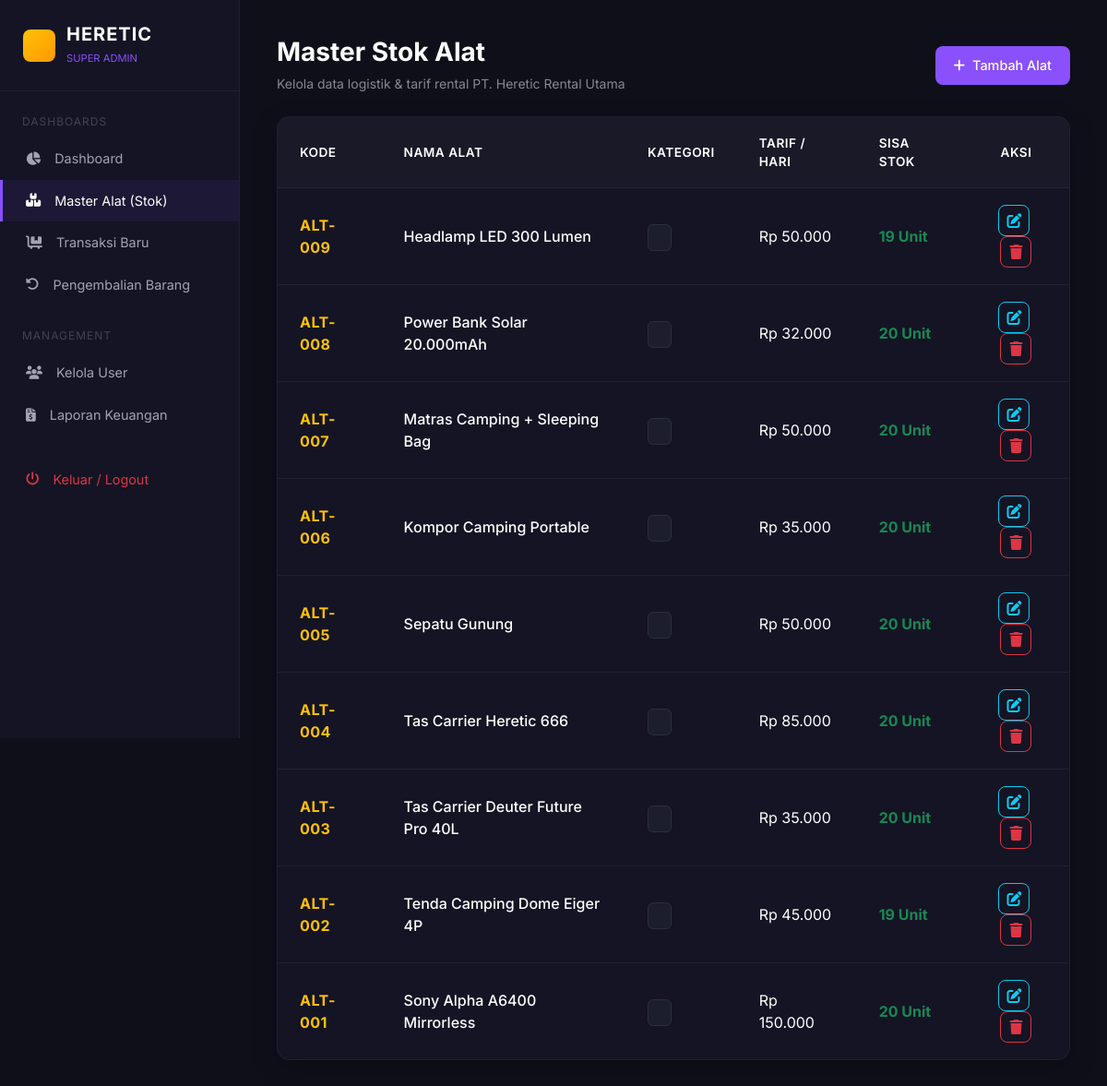
Page /super_admin/master_alat.php (signed in) on the committed database.
### tables this page shows
CREATE TABLE IF NOT EXISTS `alat` (
  `id_alat` int NOT NULL AUTO_INCREMENT,
  `nama_alat` varchar(100) NOT NULL,
  `id_kategori` int NOT NULL,
  `harga_perhari` int NOT NULL,
  `stok` int NOT NULL DEFAULT '0',
  `foto` varchar(255) DEFAULT 'default.jpg',
  `gambar` varchar(255) DEFAULT NULL,
  `deskripsi` text,
  `created_at` timestamp NULL DEFAULT CURRENT_TIMESTAMP,
  PRIMARY KEY (`id_alat`)
);

### super_admin/master_alat.php (the view, shortened to what this page needs)
<?php
include '../koneksi.php';
?>
<!DOCTYPE html>
<html lang="id">
<head>
    <link rel="stylesheet" href="https://cdnjs.cloudflare.com/ajax/libs/font-awesome/6.4.0/css/all.min.css">
    <link href="https://cdn.jsdelivr.net/npm/bootstrap@5.3.0/dist/css/bootstrap.min.css" rel="stylesheet">
</head>
<body>
    <div class="sidebar">
        <div class="brand-logo">
            <div class="logo-icon"></div>
            <div>
                <h5 class="mb-0 fw-bold text-white" style="letter-spacing: 1px;">HERETIC</h5>
                <small style="font-size: 0.7rem; color: var(--accent-purple);">SUPER ADMIN</small>
            </div>
        </div>
        <div class="py-3">
            <p class="px-4 text-uppercase mb-2 mt-2" style="font-size: 0.75rem; letter-spacing: 1px; color: rgba(255,255,255,0.2);">Dashboards</p>
            <a href="index.php" class="nav-link-custom"><i class="fa-solid fa-chart-pie"></i> Dashboard</a>
            <a href="master_alat.php" class="nav-link-custom active"><i class="fa-solid fa-boxes-stacked"></i> Master Alat (Stok)</a>
            <a href="transaksi.php" class="nav-link-custom"><i class="fa-solid fa-cart-flatbed"></i> Transaksi Baru</a>
            <a href="pengembalian.php" class="nav-link-custom"><i class="fa-solid fa-rotate-left"></i> Pengembalian Barang</a>
            <p class="px-4 text-uppercase mb-2 mt-4" style="font-size: 0.75rem; letter-spacing: 1px; color: rgba(255,255,255,0.2);">Management</p>
            <a href="manajemen_user.php" class="nav-link-custom"><i class="fa-solid fa-users"></i> Kelola User</a>
            <a href="laporan.php" class="nav-link-custom"><i class="fa-solid fa-file-invoice-dollar"></i> Laporan Keuangan</a>
            <a href="../logout.php" class="nav-link-custom text-danger mt-4"><i class="fa-solid fa-power-off"></i> Keluar / Logout</a>
        </div>
    </div>
    <div class="main-content">
        <div class="d-flex justify-content-between align-items-center mb-4">
            <div>
                <h3 class="fw-bold text-white mb-1">Master Stok Alat</h3>
                <small class="text-white-50">Kelola data logistik & tarif rental PT. Heretic Rental Utama</small>
            </div>
            <button class="btn btn-add" data-bs-toggle="modal" data-bs-target="#modalTambah"><i class="fa-solid fa-plus me-2"></i>Tambah Alat</button>
        </div>
        <div class="card-custom">
            <div class="table-responsive">
                <table class="table-custom">
                    <thead>
                        <tr>
                            <th>Kode</th>
                            <th>Nama Alat</th>
                            <th>Kategori</th>
                            <th>Tarif / Hari</th>
                            <th>Sisa Stok</th>
                            <th class="text-center">Aksi</th>
                        </tr>
                    </thead>
                    <tbody>
                        <?php
                        $query = mysqli_query($koneksi, "SELECT * FROM alat ORDER BY id_alat DESC");
                        while($row = mysqli_fetch_assoc($query)):
                            $kode_otomatis = 'ALT-' . str_pad($row['id_alat'], 3, '0', STR_PAD_LEFT);
                        ?>
                        <?php
                        $badge_class = 'badge-aksesoris';
                        ?>
                        <tr>
                            <td class="text-warning fw-bold" style="letter-spacing: 0.5px;"><?= $kode_otomatis; ?></td>
                            <td class="text-white fw-medium"><?= htmlspecialchars($row['nama_alat']); ?></td>
                            <td><span class="badge-custom <?= $badge_class; ?>"><?= htmlspecialchars($row['kategori']); ?></span></td>
                            <td class="text-white">Rp <?= number_format($row['harga_perhari'], 0, ',', '.'); ?></td>
                            <td class="text-success fw-bold"><?= $row['stok']; ?> Unit</td>
                            <td class="text-center">
                                <button class="btn btn-action btn-outline-info me-1" data-bs-toggle="modal" data-bs-target="#modalEdit<?= $row['id_alat']; ?>"><i class="fa-solid fa-pen-to-square"></i></button>
                                <a href="master_alat.php?hapus=<?= $row['id_alat']; ?>" onclick="return confirm('Yakin hapus alat ini?')" class="btn btn-action btn-outline-danger"><i class="fa-solid fa-trash"></i></a>
                            </td>
                        </tr>
                        <?php endwhile; ?>
                    </tbody>
                </table>
            </div>
        </div>
    </div>
</body>
</html>

### super_admin/master_alat.php (style rules this page uses)
:root { --bg-main: #0f0f1a; --bg-card: #141424; --text-main: #a2a2b3; --text-light: #ffffff; --accent-purple: #8950fc; --border-color: rgba(255, 255, 255, 0.05); }
body { background-color: var(--bg-main); color: var(--text-main); font-family: 'Inter', sans-serif; }
.sidebar { height: 100vh; background-color: var(--bg-card); width: 260px; position: fixed; border-right: 1px solid var(--border-color); z-index: 99; }
.brand-logo { padding: 25px; display: flex; align-items: center; gap: 12px; border-bottom: 1px solid var(--border-color); }
.logo-icon { width: 35px; height: 35px; background: linear-gradient(135deg, #ffc107, #ff9800); border-radius: 8px; }
.nav-link-custom { color: var(--text-main); padding: 12px 25px; display: flex; align-items: center; gap: 15px; text-decoration: none; font-size: 0.9rem; transition: all 0.3s; border-left: 3px solid transparent; }
.nav-link-custom:hover, .nav-link-custom.active { color: var(--text-light); background: rgba(137, 80, 252, 0.08); border-left: 3px solid var(--accent-purple); }
.main-content { margin-left: 260px; padding: 40px; }
.card-custom { background-color: var(--bg-card); border: 1px solid var(--border-color); border-radius: 14px; box-shadow: 0px 10px 30px rgba(0,0,0,0.2); overflow: hidden; }
.table-responsive { margin: 0; }
.table-custom { width: 100%; margin-bottom: 0; color: var(--text-main); vertical-align: middle; border-collapse: collapse; }
.table-custom th { background-color: rgba(255, 255, 255, 0.02) !important; color: #fff !important; font-weight: 600; font-size: 0.85rem; text-transform: uppercase; letter-spacing: 0.5px; padding: 18px 24px; border-bottom: 1px solid var(--border-color); }
.table-custom td { padding: 18px 24px; border-bottom: 1px solid var(--border-color); color: var(--text-main); background-color: transparent !important; }
.table-custom tr:last-child td { border-bottom: none; }
.badge-custom { padding: 6px 12px; font-weight: 500; font-size: 0.75rem; border-radius: 6px; border: 1px solid transparent; }
.badge-aksesoris { background-color: rgba(108, 117, 125, 0.1); color: #bcbcbc; border-color: rgba(108, 117, 125, 0.2); }
.btn-action { width: 34px; height: 34px; padding: 0; display: inline-flex; align-items: center; justify-content: center; border-radius: 8px; transition: all 0.2s; }
.btn-add { background: var(--accent-purple); border: none; color: white; padding: 10px 20px; border-radius: 8px; font-weight: 500; font-size: 0.9rem; transition: opacity 0.2s; }

### rows in the picture
alat: id_alat "ALT-009", nama_alat "Headlamp LED 300 Lumen", harga_perhari "50.000", stok "19"
alat: id_alat "ALT-008", nama_alat "Power Bank Solar 20.000mAh", harga_perhari "32.000", stok "20"
alat: id_alat "ALT-007", nama_alat "Matras Camping + Sleeping Bag", harga_perhari "50.000", stok "20"
alat: id_alat "ALT-006", nama_alat "Kompor Camping Portable", harga_perhari "35.000", stok "20"
alat: id_alat "ALT-005", nama_alat "Sepatu Gunung", harga_perhari "50.000", stok "20"
alat: id_alat "ALT-004", nama_alat "Tas Carrier Heretic 666", harga_perhari "85.000", stok "20"
alat: id_alat "ALT-003", nama_alat "Tas Carrier Deuter Future Pro 40L", harga_perhari "35.000", stok "20"
alat: id_alat "ALT-002", nama_alat "Tenda Camping Dome Eiger 4P", harga_perhari "45.000", stok "19"
alat: id_alat "ALT-001", nama_alat "Sony Alpha A6400 Mirrorless", harga_perhari "150.000", stok "20"
